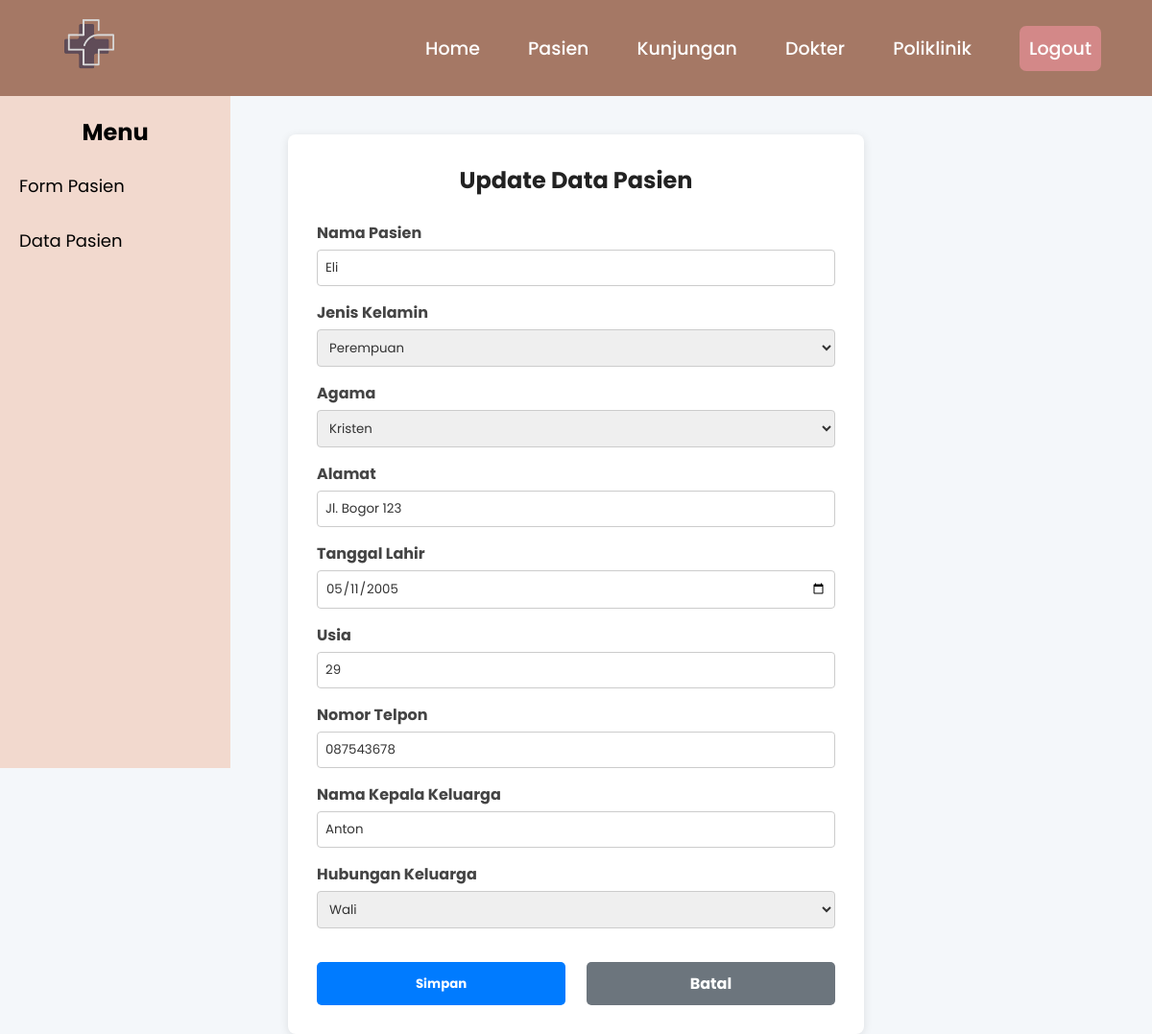
/Admin/p_update.php?no_pasien=P001, run on the app's committed database.
### tables this page shows
CREATE TABLE `pasien` (
  `no_pasien` varchar(11) NOT NULL,
  `nm_pasien` varchar(100) NOT NULL,
  `j_kel` enum('Perempuan','Laki-laki','','') NOT NULL,
  `agama` enum('Islam','Kristen','Budha','Hindu','Katolik','Konghucu') NOT NULL,
  `alamat` varchar(100) NOT NULL,
  `tgl_lahir` date NOT NULL,
  `usia` int(5) NOT NULL,
  `no_telp` varchar(15) NOT NULL,
  `nm_kk` varchar(50) NOT NULL,
  `hub_kel` enum('Ayah','Ibu','Anak','Suami','Istri','Wali','Lainnya') NOT NULL
);

### Admin/p_update.php (the view, shortened to what this page needs)
<?php
include('../koneksi.php');
include("a_header.php");
include("p_sidebar.php");
$no_pasien = $_GET['no_pasien'] ?? null;
$sql = "SELECT * FROM pasien WHERE no_pasien = '$no_pasien'";
$hasil = $koneksi->query($sql);
$data = $hasil->fetch_assoc();
?>
<!DOCTYPE html>
<html lang="id">
<head>
</head>
<body>
<div class="content-wrapper">
    <main class="main-content">
        <div class="header">
            <h2>Update Data Pasien</h2>
        </div>
        <form class="form-update" method="POST" action="p_update_proses.php">
            <div class="form-group">
                <label>Nama Pasien</label>
                <input type="text" name="nm_pasien" value="<?= $data['nm_pasien'] ?>" required>
            </div>
            <div class="form-group">
                <label>Jenis Kelamin</label>
                <select name="j_kel" required>
                    <option value="Perempuan" <?= $data['j_kel'] == 'Perempuan' ? 'selected' : '' ?>>Perempuan</option>
                </select>
            </div>
            <div class="form-group">
                <label>Agama</label>
                <select name="agama" required>
                    <?php
                    $agama_list = ['Islam', 'Kristen', 'Katolik', 'Hindu', 'Buddha', 'Konghucu'];
                    foreach ($agama_list as $agama) {
                        $selected = $data['agama'] == $agama ? 'selected' : '';
                        echo "<option value='$agama' $selected>$agama</option>";
                    }
                    ?>
                </select>
            </div>
            <div class="form-group">
                <label>Alamat</label>
                <input type="text" name="alamat" value="<?= $data['alamat'] ?>" required>
            </div>
            <div class="form-group">
                <label>Tanggal Lahir</label>
                <input type="date" name="tgl_lahir" value="<?= $data['tgl_lahir'] ?>" required>
            </div>
            <div class="form-group">
                <label>Usia</label>
                <input type="number" name="usia" value="<?= $data['usia'] ?>" required>
            </div>
            <div class="form-group">
                <label>Nomor Telpon</label>
                <input type="text" name="no_telp" value="<?= $data['no_telp'] ?>" required>
            </div>
            <div class="form-group">
                <label>Nama Kepala Keluarga</label>
                <input type="text" name="nm_kk" value="<?= $data['nm_kk'] ?>" required>
            </div>
            <div class="form-group">
                <label>Hubungan Keluarga</label>
                <select name="hub_kel" required>
                    <?php
                    $hub_list = ['Ayah', 'Ibu', 'Anak', 'Suami', 'Istri', 'Wali', 'Lainnya'];
                    foreach ($hub_list as $hub) {
                        $selected = $data['hub_kel'] == $hub ? 'selected' : '';
                        echo "<option value='$hub' $selected>$hub</option>";
                    }
                    ?>
                </select>
            </div>
            <div class="form-actions">
                <button type="submit" class="btn-simpan">Simpan</button>
                <a href="pasien_data.php" class="btn-batal">Batal</a>
            </div>
        </form>
    </main>
</div>
</body>
</html>

### Admin/a_header.php (style rules this page uses)
* { margin: 0; padding: 0; box-sizing: border-box; font-family: 'Poppins', sans-serif; }

### Admin/p_update.php (style rules this page uses)
body { font-family: Arial, sans-serif; background-color: #f4f7fa; }
.content-wrapper { display: flex; justify-content: center; padding-top: 140px; }
.main-content { background-color: #fff; padding: 30px; border-radius: 8px; width: 600px; box-shadow: 0 2px 10px rgba(0, 0, 0, 0.1); }
.header h2 { text-align: center; margin-bottom: 25px; color: #222; }
.form-update { display: flex; flex-direction: column; gap: 15px; }
.form-group { display: flex; flex-direction: column; }
.form-group label { font-weight: bold; margin-bottom: 5px; color: #444; }
.form-group input, .form-group select { padding: 8px; border: 1px solid #ccc; border-radius: 4px; color: #333; }
.form-actions { display: flex; justify-content: space-between; margin-top: 20px; }
.form-actions button, .form-actions a { width: 48%; padding: 10px; text-align: center; text-decoration: none; border-radius: 5px; font-weight: bold; color: white; border: none; }
.btn-simpan { background-color: #007bff; }
.btn-batal { background-color: #6c757d; }

### data on the page
pasien: nm_pasien "Eli", j_kel "Perempuan", alamat "Jl. Bogor 123", tgl_lahir "05/11/2005", usia "29", no_telp "087543678", nm_kk "Anton"

### other printed values
form field agama "Kristen"
form field hub_kel "Wali"
